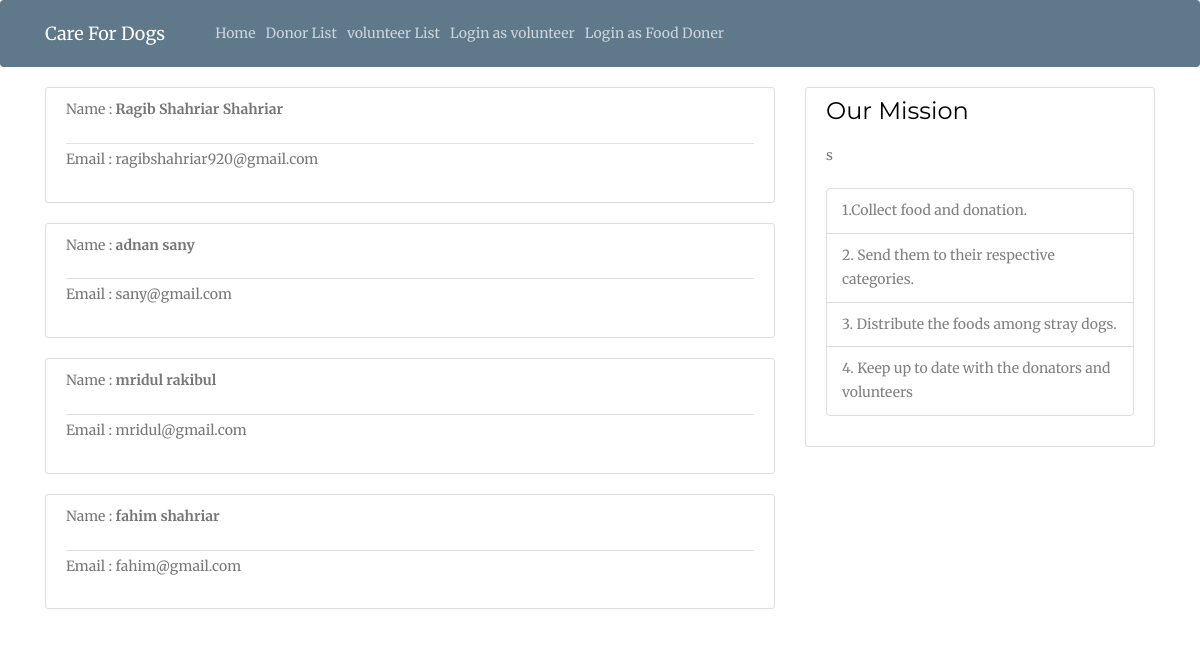
Page /showall on the committed database.
### voluntiar/models.py (models this page shows, shortened)
class volentiar(models.Model):
    firstname = models.CharField(max_length=60)
    lastname = models.CharField(max_length=60)
    email = models.EmailField( max_length=60, unique = True)
    user_name = models.CharField (max_length=60)
    password1 = models.CharField(max_length=60)
    password2 = models.CharField(max_length=60)

### food_doner/views.py (the view)
# urls.py: path('showall', PostListView2.as_view(), name='showall2'),
class PostListView2 (ListView):
    model = volentiar
    template_name = "food_doner/showall2.html"
    context_object_name = 'posts'

### food_doner/templates/food_doner/showall2.html (shortened to what this page needs)
{% extends "food_doner/base.html" %}
{% block content %}
    {% for post in posts %}
        <article class="media content-section">
            <div class="media-body">
                <div class="article-metadata">
                    <p class="mr-2" href="">  Name : <b>{{ post.firstname }} {{ post.lastname }}</b></p>
                </div>
                   <p class="article-content">Email : {{ post.email }}</p>
            </div>
        </article>
    {% endfor %}
{% endblock content %}

### food_doner/static/food_doner/main.css (style rules this page uses)
body { background: #fafafa; color: #333333; margin-top: 5rem; }
.content-section { background: #ffffff; padding: 10px 20px; border: 1px solid #dddddd; border-radius: 3px; margin-bottom: 20px; }
.article-content { white-space: pre-line; }
.article-metadata { padding-bottom: 1px; margin-bottom: 4px; border-bottom: 1px solid #e3e3e3 }

### food_doner/static/css/style.css (style rules this page uses)
body { font-family: "Merriweather", serif; font-weight: 400; font-size: 14px; line-height: 1.7; color: #777; background: #fff; }
p { margin-bottom: 20px; }

### rows in the picture
volentiar: firstname "Ragib Shahriar", lastname "Shahriar", email "ragibshahriar920@gmail.com"
volentiar: firstname "adnan", lastname "sany", email "sany@gmail.com"
volentiar: firstname "mridul", lastname "rakibul", email "mridul@gmail.com"
volentiar: firstname "fahim", lastname "shahriar", email "fahim@gmail.com"
